Frame 1 (no input): blank canvas, image omitted
Frame 60 (no input): blank canvas, image omitted
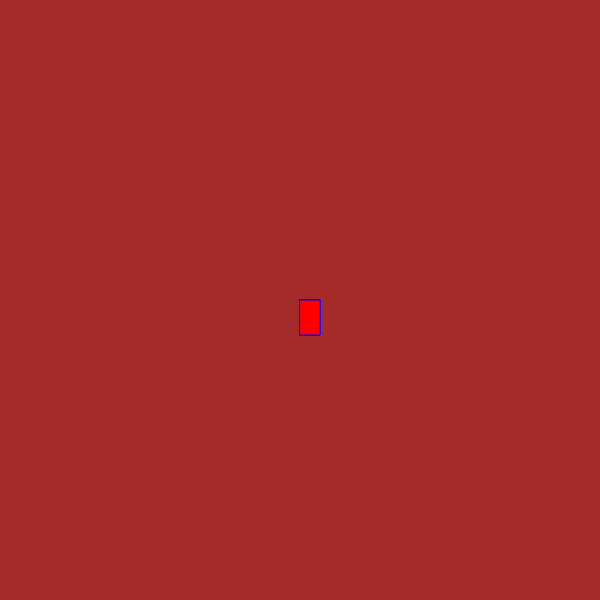
Frame 120 (the mouse pressed at the canvas centre since frame 60)

The p5.js sketch whose frames 1 and 60 were blank and that drew this single picture after the mouse press (run headless with seeded random() and noise() and a simulated clock; from frame 60 on, the mouse is pressed at the canvas centre):

// p5.js sketch
// ── sketch.js
function setup() {
    createCanvas(600, 600);
     background("brown");
  }
  
  
  function draw() {
    
    stroke ("blue");
    fill ("red");
   
    
    // console.log(mouseIsPressed);
    
    if (mouseIsPressed){
      rect(mouseX, mouseY, 20, 35);
    }
  }
